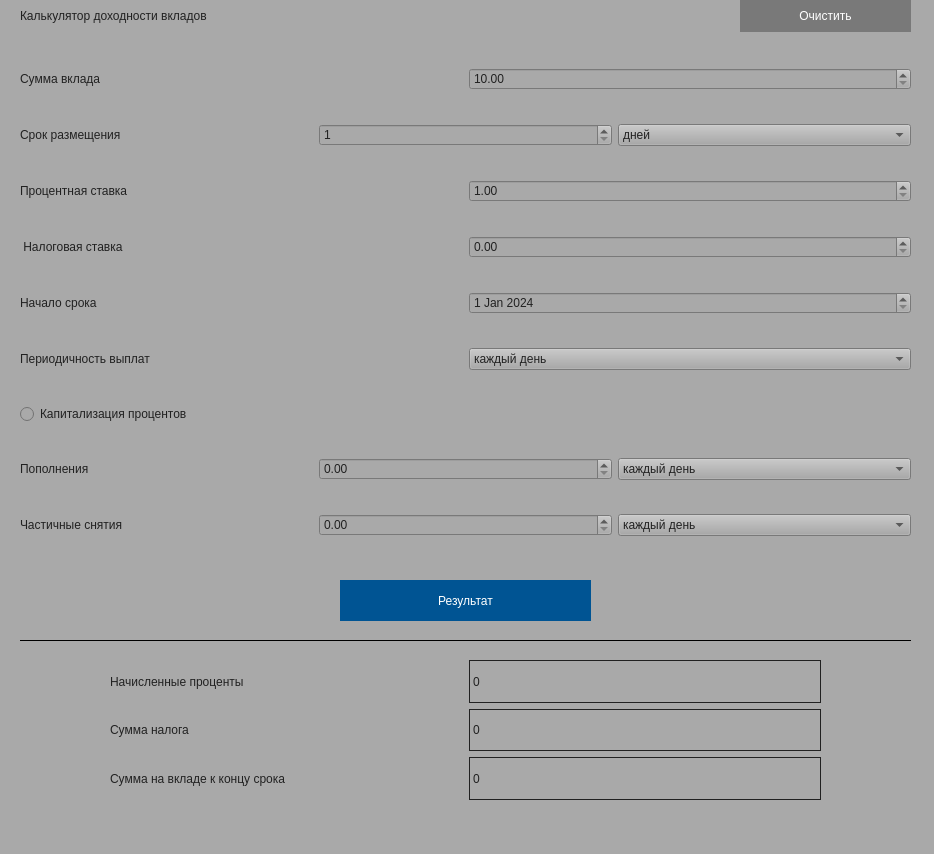
<?xml version="1.0" encoding="UTF-8"?>
<ui version="4.0">
 <class>DepositCalculator</class>
 <widget class="QWidget" name="DepositCalculator">
  <property name="geometry">
   <rect>
    <x>0</x>
    <y>0</y>
    <width>934</width>
    <height>854</height>
   </rect>
  </property>
  <property name="windowTitle">
   <string>DepositCalc</string>
  </property>
  <property name="styleSheet">
   <string notr="true">background-color:rgb(169, 169, 169)</string>
  </property>
  <widget class="QLabel" name="line_first">
   <property name="geometry">
    <rect>
     <x>20</x>
     <y>0</y>
     <width>471</width>
     <height>31</height>
    </rect>
   </property>
   <property name="styleSheet">
    <string notr="true">color:rgb(33, 33, 33)</string>
   </property>
   <property name="text">
    <string>Калькулятор доходности вкладов</string>
   </property>
  </widget>
  <widget class="QPushButton" name="result_button">
   <property name="geometry">
    <rect>
     <x>340</x>
     <y>580</y>
     <width>251</width>
     <height>41</height>
    </rect>
   </property>
   <property name="palette">
    <palette>
     <active>
      <colorrole role="WindowText">
       <brush brushstyle="SolidPattern">
        <color alpha="255">
         <red>255</red>
         <green>255</green>
         <blue>255</blue>
        </color>
       </brush>
      </colorrole>
      <colorrole role="Button">
       <brush brushstyle="SolidPattern">
        <color alpha="255">
         <red>0</red>
         <green>84</green>
         <blue>147</blue>
        </color>
       </brush>
      </colorrole>
      <colorrole role="Text">
       <brush brushstyle="SolidPattern">
        <color alpha="255">
         <red>255</red>
         <green>255</green>
         <blue>255</blue>
        </color>
       </brush>
      </colorrole>
      <colorrole role="ButtonText">
       <brush brushstyle="SolidPattern">
        <color alpha="255">
         <red>255</red>
         <green>255</green>
         <blue>255</blue>
        </color>
       </brush>
      </colorrole>
      <colorrole role="Base">
       <brush brushstyle="SolidPattern">
        <color alpha="255">
         <red>0</red>
         <green>84</green>
         <blue>147</blue>
        </color>
       </brush>
      </colorrole>
      <colorrole role="Window">
       <brush brushstyle="SolidPattern">
        <color alpha="255">
         <red>0</red>
         <green>84</green>
         <blue>147</blue>
        </color>
       </brush>
      </colorrole>
      <colorrole role="PlaceholderText">
       <brush brushstyle="SolidPattern">
        <color alpha="255">
         <red>255</red>
         <green>255</green>
         <blue>255</blue>
        </color>
       </brush>
      </colorrole>
     </active>
     <inactive>
      <colorrole role="WindowText">
       <brush brushstyle="SolidPattern">
        <color alpha="255">
         <red>255</red>
         <green>255</green>
         <blue>255</blue>
        </color>
       </brush>
      </colorrole>
      <colorrole role="Button">
       <brush brushstyle="SolidPattern">
        <color alpha="255">
         <red>0</red>
         <green>84</green>
         <blue>147</blue>
        </color>
       </brush>
      </colorrole>
      <colorrole role="Text">
       <brush brushstyle="SolidPattern">
        <color alpha="255">
         <red>255</red>
         <green>255</green>
         <blue>255</blue>
        </color>
       </brush>
      </colorrole>
      <colorrole role="ButtonText">
       <brush brushstyle="SolidPattern">
        <color alpha="255">
         <red>255</red>
         <green>255</green>
         <blue>255</blue>
        </color>
       </brush>
      </colorrole>
      <colorrole role="Base">
       <brush brushstyle="SolidPattern">
        <color alpha="255">
         <red>0</red>
         <green>84</green>
         <blue>147</blue>
        </color>
       </brush>
      </colorrole>
      <colorrole role="Window">
       <brush brushstyle="SolidPattern">
        <color alpha="255">
         <red>0</red>
         <green>84</green>
         <blue>147</blue>
        </color>
       </brush>
      </colorrole>
      <colorrole role="PlaceholderText">
       <brush brushstyle="SolidPattern">
        <color alpha="255">
         <red>255</red>
         <green>255</green>
         <blue>255</blue>
        </color>
       </brush>
      </colorrole>
     </inactive>
     <disabled>
      <colorrole role="WindowText">
       <brush brushstyle="SolidPattern">
        <color alpha="255">
         <red>255</red>
         <green>255</green>
         <blue>255</blue>
        </color>
       </brush>
      </colorrole>
      <colorrole role="Button">
       <brush brushstyle="SolidPattern">
        <color alpha="255">
         <red>0</red>
         <green>84</green>
         <blue>147</blue>
        </color>
       </brush>
      </colorrole>
      <colorrole role="Text">
       <brush brushstyle="SolidPattern">
        <color alpha="255">
         <red>255</red>
         <green>255</green>
         <blue>255</blue>
        </color>
       </brush>
      </colorrole>
      <colorrole role="ButtonText">
       <brush brushstyle="SolidPattern">
        <color alpha="255">
         <red>255</red>
         <green>255</green>
         <blue>255</blue>
        </color>
       </brush>
      </colorrole>
      <colorrole role="Base">
       <brush brushstyle="SolidPattern">
        <color alpha="255">
         <red>0</red>
         <green>84</green>
         <blue>147</blue>
        </color>
       </brush>
      </colorrole>
      <colorrole role="Window">
       <brush brushstyle="SolidPattern">
        <color alpha="255">
         <red>0</red>
         <green>84</green>
         <blue>147</blue>
        </color>
       </brush>
      </colorrole>
      <colorrole role="PlaceholderText">
       <brush brushstyle="SolidPattern">
        <color alpha="255">
         <red>255</red>
         <green>255</green>
         <blue>255</blue>
        </color>
       </brush>
      </colorrole>
     </disabled>
    </palette>
   </property>
   <property name="cursor">
    <cursorShape>PointingHandCursor</cursorShape>
   </property>
   <property name="styleSheet">
    <string notr="true">QPushButton  {
  background-color:  rgb(0, 84, 147);
  color: white;
border: 1px solid rgb(0, 84, 147);
}</string>
   </property>
   <property name="text">
    <string>Результат</string>
   </property>
  </widget>
  <widget class="QLabel" name="line_second">
   <property name="geometry">
    <rect>
     <x>20</x>
     <y>630</y>
     <width>891</width>
     <height>21</height>
    </rect>
   </property>
   <property name="frameShape">
    <enum>QFrame::HLine</enum>
   </property>
   <property name="text">
    <string/>
   </property>
  </widget>
  <widget class="QPushButton" name="clear">
   <property name="geometry">
    <rect>
     <x>740</x>
     <y>0</y>
     <width>171</width>
     <height>32</height>
    </rect>
   </property>
   <property name="cursor">
    <cursorShape>PointingHandCursor</cursorShape>
   </property>
   <property name="styleSheet">
    <string notr="true">QPushButton  {
  background-color:  rgb(121, 121, 121);
  color: white;
border: 1px solid  rgb(121, 121, 121);
}</string>
   </property>
   <property name="text">
    <string>Очистить</string>
   </property>
  </widget>
  <widget class="QWidget" name="layoutWidget">
   <property name="geometry">
    <rect>
     <x>20</x>
     <y>40</y>
     <width>891</width>
     <height>532</height>
    </rect>
   </property>
   <layout class="QVBoxLayout" name="verticalLayout">
    <item>
     <layout class="QHBoxLayout" name="horizontalLayout">
      <item>
       <widget class="QLabel" name="label_deposit_amount">
        <property name="styleSheet">
         <string notr="true">color:rgb(33, 33, 33)</string>
        </property>
        <property name="text">
         <string>Сумма вклада</string>
        </property>
       </widget>
      </item>
      <item>
       <widget class="QDoubleSpinBox" name="spinbox_amount">
        <property name="cursor">
         <cursorShape>SizeBDiagCursor</cursorShape>
        </property>
        <property name="styleSheet">
         <string notr="true">color:rgb(33, 33, 33)</string>
        </property>
        <property name="minimum">
         <double>10.000000000000000</double>
        </property>
        <property name="maximum">
         <double>1000000000.000000000000000</double>
        </property>
       </widget>
      </item>
     </layout>
    </item>
    <item>
     <layout class="QHBoxLayout" name="horizontalLayout_2">
      <item>
       <widget class="QLabel" name="label_period">
        <property name="styleSheet">
         <string notr="true">color:rgb(33, 33, 33)</string>
        </property>
        <property name="text">
         <string>Срок размещения </string>
        </property>
       </widget>
      </item>
      <item>
       <widget class="QSpinBox" name="spinbox_period">
        <property name="cursor">
         <cursorShape>SizeAllCursor</cursorShape>
        </property>
        <property name="styleSheet">
         <string notr="true">color:rgb(33, 33, 33)</string>
        </property>
        <property name="minimum">
         <number>1</number>
        </property>
        <property name="maximum">
         <number>100</number>
        </property>
       </widget>
      </item>
      <item>
       <widget class="QComboBox" name="choice_period">
        <property name="cursor">
         <cursorShape>PointingHandCursor</cursorShape>
        </property>
        <property name="styleSheet">
         <string notr="true">color:rgb(33, 33, 33)</string>
        </property>
        <item>
         <property name="text">
          <string>дней</string>
         </property>
        </item>
        <item>
         <property name="text">
          <string>месяцев</string>
         </property>
        </item>
        <item>
         <property name="text">
          <string>лет</string>
         </property>
        </item>
       </widget>
      </item>
     </layout>
    </item>
    <item>
     <layout class="QHBoxLayout" name="horizontalLayout_3">
      <item>
       <widget class="QLabel" name="lanel_procent">
        <property name="styleSheet">
         <string notr="true">color:rgb(33, 33, 33)</string>
        </property>
        <property name="text">
         <string>Процентная ставка</string>
        </property>
       </widget>
      </item>
      <item>
       <widget class="QDoubleSpinBox" name="spinbox_procent">
        <property name="cursor">
         <cursorShape>PointingHandCursor</cursorShape>
        </property>
        <property name="styleSheet">
         <string notr="true">color:rgb(33, 33, 33)</string>
        </property>
        <property name="minimum">
         <double>1.000000000000000</double>
        </property>
        <property name="maximum">
         <double>99.000000000000000</double>
        </property>
       </widget>
      </item>
     </layout>
    </item>
    <item>
     <layout class="QHBoxLayout" name="horizontalLayout_11">
      <item>
       <widget class="QLabel" name="label_procent_fine">
        <property name="styleSheet">
         <string notr="true">color:rgb(33, 33, 33)</string>
        </property>
        <property name="text">
         <string> Налоговая ставка</string>
        </property>
       </widget>
      </item>
      <item>
       <widget class="QDoubleSpinBox" name="spinbox_procent_fine">
        <property name="styleSheet">
         <string notr="true">color:rgb(33, 33, 33)</string>
        </property>
        <property name="maximum">
         <double>99.000000000000000</double>
        </property>
       </widget>
      </item>
     </layout>
    </item>
    <item>
     <layout class="QHBoxLayout" name="horizontalLayout_10">
      <item>
       <widget class="QLabel" name="label_date">
        <property name="styleSheet">
         <string notr="true">color:rgb(33, 33, 33)</string>
        </property>
        <property name="text">
         <string>Начало срока</string>
        </property>
       </widget>
      </item>
      <item>
       <widget class="QDateEdit" name="date">
        <property name="styleSheet">
         <string notr="true">color:rgb(33, 33, 33)</string>
        </property>
        <property name="showGroupSeparator" stdset="0">
         <bool>false</bool>
        </property>
        <property name="dateTime">
         <datetime>
          <hour>0</hour>
          <minute>0</minute>
          <second>0</second>
          <year>2024</year>
          <month>1</month>
          <day>1</day>
         </datetime>
        </property>
        <property name="minimumDateTime">
         <datetime>
          <hour>0</hour>
          <minute>0</minute>
          <second>0</second>
          <year>2024</year>
          <month>1</month>
          <day>1</day>
         </datetime>
        </property>
        <property name="currentSection">
         <enum>QDateTimeEdit::MonthSection</enum>
        </property>
        <property name="currentSectionIndex">
         <number>0</number>
        </property>
        <property name="timeSpec">
         <enum>Qt::LocalTime</enum>
        </property>
       </widget>
      </item>
     </layout>
    </item>
    <item>
     <layout class="QHBoxLayout" name="horizontalLayout_4">
      <item>
       <widget class="QLabel" name="label_period_payment">
        <property name="styleSheet">
         <string notr="true">color:rgb(33, 33, 33)</string>
        </property>
        <property name="text">
         <string>Периодичность выплат</string>
        </property>
       </widget>
      </item>
      <item>
       <widget class="QComboBox" name="comboBox_period_payment">
        <property name="cursor">
         <cursorShape>PointingHandCursor</cursorShape>
        </property>
        <property name="styleSheet">
         <string notr="true">color:rgb(33, 33, 33)</string>
        </property>
        <item>
         <property name="text">
          <string>каждый день</string>
         </property>
        </item>
        <item>
         <property name="text">
          <string>каждую неделю</string>
         </property>
        </item>
        <item>
         <property name="text">
          <string>раз в месяц</string>
         </property>
        </item>
        <item>
         <property name="text">
          <string>раз в квартал</string>
         </property>
        </item>
        <item>
         <property name="text">
          <string>раз в полгода</string>
         </property>
        </item>
        <item>
         <property name="text">
          <string>раз в год</string>
         </property>
        </item>
        <item>
         <property name="text">
          <string>в конце срока</string>
         </property>
        </item>
       </widget>
      </item>
     </layout>
    </item>
    <item>
     <widget class="QRadioButton" name="capitalization">
      <property name="palette">
       <palette>
        <active>
         <colorrole role="WindowText">
          <brush brushstyle="SolidPattern">
           <color alpha="255">
            <red>33</red>
            <green>33</green>
            <blue>33</blue>
           </color>
          </brush>
         </colorrole>
         <colorrole role="Button">
          <brush brushstyle="SolidPattern">
           <color alpha="255">
            <red>169</red>
            <green>169</green>
            <blue>169</blue>
           </color>
          </brush>
         </colorrole>
         <colorrole role="Text">
          <brush brushstyle="SolidPattern">
           <color alpha="255">
            <red>33</red>
            <green>33</green>
            <blue>33</blue>
           </color>
          </brush>
         </colorrole>
         <colorrole role="ButtonText">
          <brush brushstyle="SolidPattern">
           <color alpha="255">
            <red>33</red>
            <green>33</green>
            <blue>33</blue>
           </color>
          </brush>
         </colorrole>
         <colorrole role="Base">
          <brush brushstyle="SolidPattern">
           <color alpha="255">
            <red>169</red>
            <green>169</green>
            <blue>169</blue>
           </color>
          </brush>
         </colorrole>
         <colorrole role="Window">
          <brush brushstyle="SolidPattern">
           <color alpha="255">
            <red>169</red>
            <green>169</green>
            <blue>169</blue>
           </color>
          </brush>
         </colorrole>
         <colorrole role="PlaceholderText">
          <brush brushstyle="SolidPattern">
           <color alpha="255">
            <red>33</red>
            <green>33</green>
            <blue>33</blue>
           </color>
          </brush>
         </colorrole>
        </active>
        <inactive>
         <colorrole role="WindowText">
          <brush brushstyle="SolidPattern">
           <color alpha="255">
            <red>33</red>
            <green>33</green>
            <blue>33</blue>
           </color>
          </brush>
         </colorrole>
         <colorrole role="Button">
          <brush brushstyle="SolidPattern">
           <color alpha="255">
            <red>169</red>
            <green>169</green>
            <blue>169</blue>
           </color>
          </brush>
         </colorrole>
         <colorrole role="Text">
          <brush brushstyle="SolidPattern">
           <color alpha="255">
            <red>33</red>
            <green>33</green>
            <blue>33</blue>
           </color>
          </brush>
         </colorrole>
         <colorrole role="ButtonText">
          <brush brushstyle="SolidPattern">
           <color alpha="255">
            <red>33</red>
            <green>33</green>
            <blue>33</blue>
           </color>
          </brush>
         </colorrole>
         <colorrole role="Base">
          <brush brushstyle="SolidPattern">
           <color alpha="255">
            <red>169</red>
            <green>169</green>
            <blue>169</blue>
           </color>
          </brush>
         </colorrole>
         <colorrole role="Window">
          <brush brushstyle="SolidPattern">
           <color alpha="255">
            <red>169</red>
            <green>169</green>
            <blue>169</blue>
           </color>
          </brush>
         </colorrole>
         <colorrole role="PlaceholderText">
          <brush brushstyle="SolidPattern">
           <color alpha="255">
            <red>33</red>
            <green>33</green>
            <blue>33</blue>
           </color>
          </brush>
         </colorrole>
        </inactive>
        <disabled>
         <colorrole role="WindowText">
          <brush brushstyle="SolidPattern">
           <color alpha="255">
            <red>33</red>
            <green>33</green>
            <blue>33</blue>
           </color>
          </brush>
         </colorrole>
         <colorrole role="Button">
          <brush brushstyle="SolidPattern">
           <color alpha="255">
            <red>169</red>
            <green>169</green>
            <blue>169</blue>
           </color>
          </brush>
         </colorrole>
         <colorrole role="Text">
          <brush brushstyle="SolidPattern">
           <color alpha="255">
            <red>33</red>
            <green>33</green>
            <blue>33</blue>
           </color>
          </brush>
         </colorrole>
         <colorrole role="ButtonText">
          <brush brushstyle="SolidPattern">
           <color alpha="255">
            <red>33</red>
            <green>33</green>
            <blue>33</blue>
           </color>
          </brush>
         </colorrole>
         <colorrole role="Base">
          <brush brushstyle="SolidPattern">
           <color alpha="255">
            <red>169</red>
            <green>169</green>
            <blue>169</blue>
           </color>
          </brush>
         </colorrole>
         <colorrole role="Window">
          <brush brushstyle="SolidPattern">
           <color alpha="255">
            <red>169</red>
            <green>169</green>
            <blue>169</blue>
           </color>
          </brush>
         </colorrole>
         <colorrole role="PlaceholderText">
          <brush brushstyle="SolidPattern">
           <color alpha="255">
            <red>33</red>
            <green>33</green>
            <blue>33</blue>
           </color>
          </brush>
         </colorrole>
        </disabled>
       </palette>
      </property>
      <property name="cursor">
       <cursorShape>PointingHandCursor</cursorShape>
      </property>
      <property name="styleSheet">
       <string notr="true">color:rgb(33, 33, 33)</string>
      </property>
      <property name="text">
       <string>Капитализация процентов</string>
      </property>
     </widget>
    </item>
    <item>
     <layout class="QHBoxLayout" name="horizontalLayout_5">
      <item>
       <widget class="QLabel" name="label_replenishment">
        <property name="styleSheet">
         <string notr="true">color:rgb(33, 33, 33)</string>
        </property>
        <property name="text">
         <string>Пополнения</string>
        </property>
       </widget>
      </item>
      <item>
       <widget class="QDoubleSpinBox" name="spinbox_replenishment">
        <property name="styleSheet">
         <string notr="true">color:rgb(33, 33, 33)</string>
        </property>
        <property name="maximum">
         <double>1000000000.000000000000000</double>
        </property>
       </widget>
      </item>
      <item>
       <widget class="QComboBox" name="choice_replenishment">
        <property name="cursor">
         <cursorShape>PointingHandCursor</cursorShape>
        </property>
        <property name="styleSheet">
         <string notr="true">color:rgb(33, 33, 33)</string>
        </property>
        <item>
         <property name="text">
          <string>каждый день</string>
         </property>
        </item>
        <item>
         <property name="text">
          <string>каждую неделю</string>
         </property>
        </item>
        <item>
         <property name="text">
          <string>раз в месяц</string>
         </property>
        </item>
        <item>
         <property name="text">
          <string>раз в квартал</string>
         </property>
        </item>
        <item>
         <property name="text">
          <string>раз в полгода</string>
         </property>
        </item>
        <item>
         <property name="text">
          <string>раз в год</string>
         </property>
        </item>
        <item>
         <property name="text">
          <string>в конце срока</string>
         </property>
        </item>
       </widget>
      </item>
     </layout>
    </item>
    <item>
     <layout class="QHBoxLayout" name="horizontalLayout_6">
      <item>
       <widget class="QLabel" name="label_withdraw">
        <property name="styleSheet">
         <string notr="true">color:rgb(33, 33, 33)</string>
        </property>
        <property name="text">
         <string>Частичные снятия</string>
        </property>
       </widget>
      </item>
      <item>
       <widget class="QDoubleSpinBox" name="spinbox_withdraw">
        <property name="styleSheet">
         <string notr="true">color:rgb(33, 33, 33)</string>
        </property>
        <property name="maximum">
         <double>1000000000.000000000000000</double>
        </property>
       </widget>
      </item>
      <item>
       <widget class="QComboBox" name="choice_withdraw">
        <property name="palette">
         <palette>
          <active>
           <colorrole role="WindowText">
            <brush brushstyle="SolidPattern">
             <color alpha="255">
              <red>33</red>
              <green>33</green>
              <blue>33</blue>
             </color>
            </brush>
           </colorrole>
           <colorrole role="Button">
            <brush brushstyle="SolidPattern">
             <color alpha="255">
              <red>169</red>
              <green>169</green>
              <blue>169</blue>
             </color>
            </brush>
           </colorrole>
           <colorrole role="Text">
            <brush brushstyle="SolidPattern">
             <color alpha="255">
              <red>33</red>
              <green>33</green>
              <blue>33</blue>
             </color>
            </brush>
           </colorrole>
           <colorrole role="ButtonText">
            <brush brushstyle="SolidPattern">
             <color alpha="255">
              <red>33</red>
              <green>33</green>
              <blue>33</blue>
             </color>
            </brush>
           </colorrole>
           <colorrole role="Base">
            <brush brushstyle="SolidPattern">
             <color alpha="255">
              <red>169</red>
              <green>169</green>
              <blue>169</blue>
             </color>
            </brush>
           </colorrole>
           <colorrole role="Window">
            <brush brushstyle="SolidPattern">
             <color alpha="255">
              <red>169</red>
              <green>169</green>
              <blue>169</blue>
             </color>
            </brush>
           </colorrole>
           <colorrole role="PlaceholderText">
            <brush brushstyle="SolidPattern">
             <color alpha="255">
              <red>33</red>
              <green>33</green>
              <blue>33</blue>
             </color>
            </brush>
           </colorrole>
          </active>
          <inactive>
           <colorrole role="WindowText">
            <brush brushstyle="SolidPattern">
             <color alpha="255">
              <red>33</red>
              <green>33</green>
              <blue>33</blue>
             </color>
            </brush>
           </colorrole>
           <colorrole role="Button">
            <brush brushstyle="SolidPattern">
             <color alpha="255">
              <red>169</red>
              <green>169</green>
              <blue>169</blue>
             </color>
            </brush>
           </colorrole>
           <colorrole role="Text">
            <brush brushstyle="SolidPattern">
             <color alpha="255">
              <red>33</red>
              <green>33</green>
              <blue>33</blue>
             </color>
            </brush>
           </colorrole>
           <colorrole role="ButtonText">
            <brush brushstyle="SolidPattern">
             <color alpha="255">
              <red>33</red>
              <green>33</green>
              <blue>33</blue>
             </color>
            </brush>
           </colorrole>
           <colorrole role="Base">
            <brush brushstyle="SolidPattern">
             <color alpha="255">
              <red>169</red>
              <green>169</green>
              <blue>169</blue>
             </color>
            </brush>
           </colorrole>
           <colorrole role="Window">
            <brush brushstyle="SolidPattern">
             <color alpha="255">
              <red>169</red>
              <green>169</green>
              <blue>169</blue>
             </color>
            </brush>
           </colorrole>
           <colorrole role="PlaceholderText">
            <brush brushstyle="SolidPattern">
             <color alpha="255">
              <red>33</red>
              <green>33</green>
              <blue>33</blue>
             </color>
            </brush>
           </colorrole>
          </inactive>
          <disabled>
           <colorrole role="WindowText">
            <brush brushstyle="SolidPattern">
             <color alpha="255">
              <red>33</red>
              <green>33</green>
              <blue>33</blue>
             </color>
            </brush>
           </colorrole>
           <colorrole role="Button">
            <brush brushstyle="SolidPattern">
             <color alpha="255">
              <red>169</red>
              <green>169</green>
              <blue>169</blue>
             </color>
            </brush>
           </colorrole>
           <colorrole role="Text">
            <brush brushstyle="SolidPattern">
             <color alpha="255">
              <red>33</red>
              <green>33</green>
              <blue>33</blue>
             </color>
            </brush>
           </colorrole>
           <colorrole role="ButtonText">
            <brush brushstyle="SolidPattern">
             <color alpha="255">
              <red>33</red>
              <green>33</green>
              <blue>33</blue>
             </color>
            </brush>
           </colorrole>
           <colorrole role="Base">
            <brush brushstyle="SolidPattern">
             <color alpha="255">
              <red>169</red>
              <green>169</green>
              <blue>169</blue>
             </color>
            </brush>
           </colorrole>
           <colorrole role="Window">
            <brush brushstyle="SolidPattern">
             <color alpha="255">
              <red>169</red>
              <green>169</green>
              <blue>169</blue>
             </color>
            </brush>
           </colorrole>
           <colorrole role="PlaceholderText">
            <brush brushstyle="SolidPattern">
             <color alpha="255">
              <red>33</red>
              <green>33</green>
              <blue>33</blue>
             </color>
            </brush>
           </colorrole>
          </disabled>
         </palette>
        </property>
        <property name="cursor">
         <cursorShape>PointingHandCursor</cursorShape>
        </property>
        <property name="styleSheet">
         <string notr="true">color:rgb(33, 33, 33)</string>
        </property>
        <item>
         <property name="text">
          <string>каждый день</string>
         </property>
        </item>
        <item>
         <property name="text">
          <string>каждую неделю</string>
         </property>
        </item>
        <item>
         <property name="text">
          <string>раз в месяц</string>
         </property>
        </item>
        <item>
         <property name="text">
          <string>раз в квартал</string>
         </property>
        </item>
        <item>
         <property name="text">
          <string>раз в полгода</string>
         </property>
        </item>
        <item>
         <property name="text">
          <string>раз в год</string>
         </property>
        </item>
        <item>
         <property name="text">
          <string>в конце срока</string>
         </property>
        </item>
       </widget>
      </item>
     </layout>
    </item>
   </layout>
  </widget>
  <widget class="QWidget" name="layoutWidget">
   <property name="geometry">
    <rect>
     <x>110</x>
     <y>660</y>
     <width>711</width>
     <height>140</height>
    </rect>
   </property>
   <layout class="QVBoxLayout" name="verticalLayout_2">
    <item>
     <layout class="QHBoxLayout" name="horizontalLayout_7">
      <item>
       <widget class="QLabel" name="monthly_payment">
        <property name="styleSheet">
         <string notr="true">color:rgb(33, 33, 33)</string>
        </property>
        <property name="text">
         <string>Начисленные проценты</string>
        </property>
       </widget>
      </item>
      <item>
       <widget class="QLabel" name="enter_procent">
        <property name="styleSheet">
         <string notr="true">color:rgb(33, 33, 33)</string>
        </property>
        <property name="frameShape">
         <enum>QFrame::Box</enum>
        </property>
        <property name="text">
         <string>0</string>
        </property>
       </widget>
      </item>
     </layout>
    </item>
    <item>
     <layout class="QHBoxLayout" name="horizontalLayout_8">
      <item>
       <widget class="QLabel" name="label_9">
        <property name="styleSheet">
         <string notr="true">color:rgb(33, 33, 33)</string>
        </property>
        <property name="text">
         <string>Cумма налога</string>
        </property>
       </widget>
      </item>
      <item>
       <widget class="QLabel" name="enter_fine">
        <property name="styleSheet">
         <string notr="true">color:rgb(33, 33, 33)</string>
        </property>
        <property name="frameShape">
         <enum>QFrame::Box</enum>
        </property>
        <property name="text">
         <string>0</string>
        </property>
       </widget>
      </item>
     </layout>
    </item>
    <item>
     <layout class="QHBoxLayout" name="horizontalLayout_9">
      <item>
       <widget class="QLabel" name="total_payment">
        <property name="styleSheet">
         <string notr="true">color:rgb(33, 33, 33)</string>
        </property>
        <property name="text">
         <string>Сумма на вкладе к концу срока</string>
        </property>
       </widget>
      </item>
      <item>
       <widget class="QLabel" name="enter_total_sum">
        <property name="styleSheet">
         <string notr="true">color:rgb(33, 33, 33)</string>
        </property>
        <property name="frameShape">
         <enum>QFrame::Box</enum>
        </property>
        <property name="text">
         <string>0</string>
        </property>
       </widget>
      </item>
     </layout>
    </item>
   </layout>
  </widget>
 </widget>
 <resources/>
 <connections/>
</ui>
